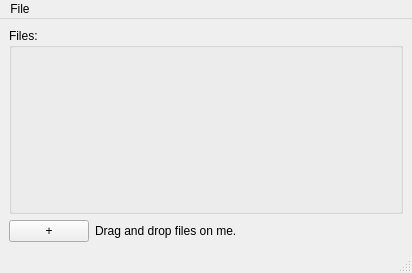
<?xml version="1.0" encoding="UTF-8"?>
<ui version="4.0">
 <class>MainWindow</class>
 <widget class="QMainWindow" name="MainWindow">
  <property name="geometry">
   <rect>
    <x>0</x>
    <y>0</y>
    <width>412</width>
    <height>273</height>
   </rect>
  </property>
  <property name="windowTitle">
   <string>Image anonmizer</string>
  </property>
  <property name="windowIcon">
   <iconset>
    <normalon>:/icon_svg</normalon>
   </iconset>
  </property>
  <widget class="QWidget" name="centralwidget">
   <layout class="QVBoxLayout" name="verticalLayout_2">
    <item>
     <layout class="QVBoxLayout" name="verticalLayout">
      <item>
       <widget class="QGroupBox" name="groupBox">
        <property name="title">
         <string>Files:</string>
        </property>
        <layout class="QHBoxLayout" name="horizontalLayout_2">
         <item>
          <spacer name="verticalSpacer">
           <property name="orientation">
            <enum>Qt::Vertical</enum>
           </property>
           <property name="sizeHint" stdset="0">
            <size>
             <width>20</width>
             <height>40</height>
            </size>
           </property>
          </spacer>
         </item>
        </layout>
       </widget>
      </item>
     </layout>
    </item>
    <item>
     <layout class="QHBoxLayout" name="horizontalLayout">
      <item>
       <widget class="QPushButton" name="pushButton">
        <property name="text">
         <string>+</string>
        </property>
        <property name="icon">
         <iconset theme="SP_FileDialogStart"/>
        </property>
       </widget>
      </item>
      <item>
       <widget class="QLabel" name="label">
        <property name="text">
         <string>Drag and drop files on me.</string>
        </property>
       </widget>
      </item>
      <item>
       <spacer name="horizontalSpacer">
        <property name="orientation">
         <enum>Qt::Horizontal</enum>
        </property>
        <property name="sizeHint" stdset="0">
         <size>
          <width>40</width>
          <height>20</height>
         </size>
        </property>
       </spacer>
      </item>
     </layout>
    </item>
   </layout>
  </widget>
  <widget class="QMenuBar" name="menubar">
   <property name="geometry">
    <rect>
     <x>0</x>
     <y>0</y>
     <width>412</width>
     <height>24</height>
    </rect>
   </property>
   <widget class="QMenu" name="menuFile">
    <property name="title">
     <string>File</string>
    </property>
    <addaction name="actionQuit"/>
   </widget>
   <addaction name="menuFile"/>
  </widget>
  <widget class="QStatusBar" name="statusbar"/>
  <action name="actionQuit">
   <property name="text">
    <string>Quit</string>
   </property>
  </action>
 </widget>
 <resources/>
 <connections>
  <connection>
   <sender>actionQuit</sender>
   <signal>triggered()</signal>
   <receiver>MainWindow</receiver>
   <slot>close()</slot>
   <hints>
    <hint type="sourcelabel">
     <x>-1</x>
     <y>-1</y>
    </hint>
    <hint type="destinationlabel">
     <x>316</x>
     <y>202</y>
    </hint>
   </hints>
  </connection>
 </connections>
</ui>
